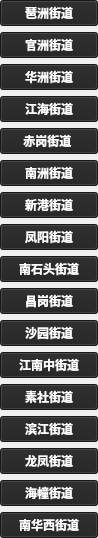
    <widget class="QWidget" name="street_HaiZhu" native="true">
     <property name="geometry">
      <rect>
       <x>10</x>
       <y>175</y>
       <width>98</width>
       <height>441</height>
      </rect>
     </property>
     <layout class="QVBoxLayout" name="verticalLayout_4">
      <property name="leftMargin">
       <number>0</number>
      </property>
      <property name="topMargin">
       <number>0</number>
      </property>
      <property name="rightMargin">
       <number>0</number>
      </property>
      <property name="bottomMargin">
       <number>0</number>
      </property>
      <item>
       <widget class="QPushButton" name="hz1">
        <property name="font">
         <font>
          <family>思源黑体 CN Bold</family>
          <weight>75</weight>
          <bold>true</bold>
         </font>
        </property>
        <property name="styleSheet">
         <string notr="true">background-color: rgb(33, 33, 33);
color: rgb(255, 255, 255);</string>
        </property>
        <property name="text">
         <string>琶洲街道</string>
        </property>
       </widget>
      </item>
      <item>
       <widget class="QPushButton" name="hz2">
        <property name="font">
         <font>
          <family>思源黑体 CN Bold</family>
          <weight>75</weight>
          <bold>true</bold>
         </font>
        </property>
        <property name="styleSheet">
         <string notr="true">background-color: rgb(33, 33, 33);
color: rgb(255, 255, 255);</string>
        </property>
        <property name="text">
         <string>官洲街道</string>
        </property>
       </widget>
      </item>
      <item>
       <widget class="QPushButton" name="hz3">
        <property name="font">
         <font>
          <family>思源黑体 CN Bold</family>
          <weight>75</weight>
          <bold>true</bold>
         </font>
        </property>
        <property name="styleSheet">
         <string notr="true">background-color: rgb(33, 33, 33);
color: rgb(255, 255, 255);</string>
        </property>
        <property name="text">
         <string>华洲街道</string>
        </property>
       </widget>
      </item>
      <item>
       <widget class="QPushButton" name="hz4">
        <property name="font">
         <font>
          <family>思源黑体 CN Bold</family>
          <weight>75</weight>
          <bold>true</bold>
         </font>
        </property>
        <property name="styleSheet">
         <string notr="true">background-color: rgb(33, 33, 33);
color: rgb(255, 255, 255);</string>
        </property>
        <property name="text">
         <string>江海街道</string>
        </property>
       </widget>
      </item>
      <item>
       <widget class="QPushButton" name="hz5">
        <property name="font">
         <font>
          <family>思源黑体 CN Bold</family>
          <weight>75</weight>
          <bold>true</bold>
         </font>
        </property>
        <property name="styleSheet">
         <string notr="true">background-color: rgb(33, 33, 33);
color: rgb(255, 255, 255);</string>
        </property>
        <property name="text">
         <string>赤岗街道 </string>
        </property>
       </widget>
      </item>
      <item>
       <widget class="QPushButton" name="hz6">
        <property name="font">
         <font>
          <family>思源黑体 CN Bold</family>
          <weight>75</weight>
          <bold>true</bold>
         </font>
        </property>
        <property name="styleSheet">
         <string notr="true">background-color: rgb(33, 33, 33);
color: rgb(255, 255, 255);</string>
        </property>
        <property name="text">
         <string>南洲街道</string>
        </property>
       </widget>
      </item>
      <item>
       <widget class="QPushButton" name="hz7">
        <property name="font">
         <font>
          <family>思源黑体 CN Bold</family>
          <weight>75</weight>
          <bold>true</bold>
         </font>
        </property>
        <property name="styleSheet">
         <string notr="true">background-color: rgb(33, 33, 33);
color: rgb(255, 255, 255);</string>
        </property>
        <property name="text">
         <string>新港街道</string>
        </property>
       </widget>
      </item>
      <item>
       <widget class="QPushButton" name="hz8">
        <property name="font">
         <font>
          <family>思源黑体 CN Bold</family>
          <weight>75</weight>
          <bold>true</bold>
         </font>
        </property>
        <property name="styleSheet">
         <string notr="true">background-color: rgb(33, 33, 33);
color: rgb(255, 255, 255);</string>
        </property>
        <property name="text">
         <string>凤阳街道</string>
        </property>
       </widget>
      </item>
      <item>
       <widget class="QPushButton" name="hz9">
        <property name="font">
         <font>
          <family>思源黑体 CN Bold</family>
          <weight>75</weight>
          <bold>true</bold>
         </font>
        </property>
        <property name="styleSheet">
         <string notr="true">background-color: rgb(33, 33, 33);
color: rgb(255, 255, 255);</string>
        </property>
        <property name="text">
         <string>南石头街道</string>
        </property>
       </widget>
      </item>
      <item>
       <widget class="QPushButton" name="hz10">
        <property name="font">
         <font>
          <family>思源黑体 CN Bold</family>
          <weight>75</weight>
          <bold>true</bold>
         </font>
        </property>
        <property name="styleSheet">
         <string notr="true">background-color: rgb(33, 33, 33);
color: rgb(255, 255, 255);</string>
        </property>
        <property name="text">
         <string>昌岗街道</string>
        </property>
       </widget>
      </item>
      <item>
       <widget class="QPushButton" name="hz11">
        <property name="font">
         <font>
          <family>思源黑体 CN Bold</family>
          <weight>75</weight>
          <bold>true</bold>
         </font>
        </property>
        <property name="styleSheet">
         <string notr="true">background-color: rgb(33, 33, 33);
color: rgb(255, 255, 255);</string>
        </property>
        <property name="text">
         <string>沙园街道</string>
        </property>
       </widget>
      </item>
      <item>
       <widget class="QPushButton" name="hz12">
        <property name="font">
         <font>
          <family>思源黑体 CN Bold</family>
          <weight>75</weight>
          <bold>true</bold>
         </font>
        </property>
        <property name="styleSheet">
         <string notr="true">background-color: rgb(33, 33, 33);
color: rgb(255, 255, 255);</string>
        </property>
        <property name="text">
         <string>江南中街道</string>
        </property>
       </widget>
      </item>
      <item>
       <widget class="QPushButton" name="hz13">
        <property name="font">
         <font>
          <family>思源黑体 CN Bold</family>
          <weight>75</weight>
          <bold>true</bold>
         </font>
        </property>
        <property name="styleSheet">
         <string notr="true">background-color: rgb(33, 33, 33);
color: rgb(255, 255, 255);</string>
        </property>
        <property name="text">
         <string>素社街道</string>
        </property>
       </widget>
      </item>
      <item>
       <widget class="QPushButton" name="hz14">
        <property name="font">
         <font>
          <family>思源黑体 CN Bold</family>
          <weight>75</weight>
          <bold>true</bold>
         </font>
        </property>
        <property name="styleSheet">
         <string notr="true">background-color: rgb(33, 33, 33);
color: rgb(255, 255, 255);</string>
        </property>
        <property name="text">
         <string>滨江街道</string>
        </property>
       </widget>
      </item>
      <item>
       <widget class="QPushButton" name="hz15">
        <property name="font">
         <font>
          <family>思源黑体 CN Bold</family>
          <weight>75</weight>
          <bold>true</bold>
         </font>
        </property>
        <property name="styleSheet">
         <string notr="true">background-color: rgb(33, 33, 33);
color: rgb(255, 255, 255);</string>
        </property>
        <property name="text">
         <string>龙凤街道</string>
        </property>
       </widget>
      </item>
      <item>
       <widget class="QPushButton" name="hz16">
        <property name="font">
         <font>
          <family>思源黑体 CN Bold</family>
          <weight>75</weight>
          <bold>true</bold>
         </font>
        </property>
        <property name="styleSheet">
         <string notr="true">background-color: rgb(33, 33, 33);
color: rgb(255, 255, 255);</string>
        </property>
        <property name="text">
         <string>海幢街道</string>
        </property>
       </widget>
      </item>
      <item>
       <widget class="QPushButton" name="hz17">
        <property name="font">
         <font>
          <family>思源黑体 CN Bold</family>
          <weight>75</weight>
          <bold>true</bold>
         </font>
        </property>
        <property name="styleSheet">
         <string notr="true">background-color: rgb(33, 33, 33);
color: rgb(255, 255, 255);</string>
        </property>
        <property name="text">
         <string>南华西街道</string>
        </property>
       </widget>
      </item>
     </layout>
    </widget>
